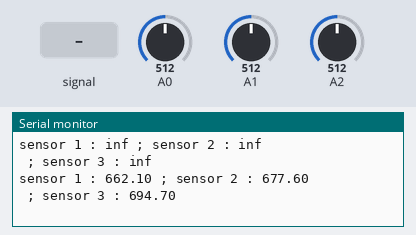
Simulated run of this sketch. Board: Arduino Uno, built with avr-gcc and run on an emulated ATmega328P. On the bench: the last lines printed to the serial monitor. The test bench sets the inputs (shaded band); at power-on: A0 = 512, A1 = 512, A2 = 512.

Above: at 11.2 s.
11.3 s: A0 fed a 200 Hz sine of ±81 counts around its level
12.8 s: A0 set to 716
At 13.8 s:
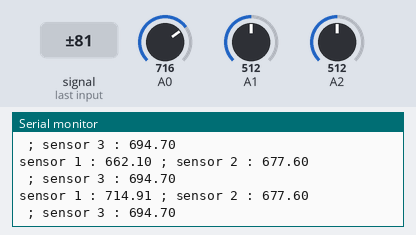
14.3 s: A1 set to 716
At 15.6 s:
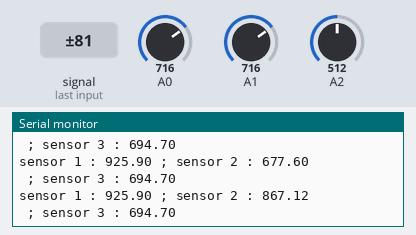
15.8 s: A2 set to 716
At 16.4 s:
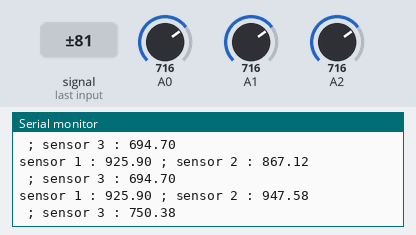
17.3 s: A0 set to 900
At 18.6 s:
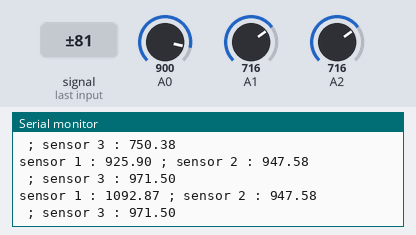
18.8 s: A1 set to 900
At 19.8 s:
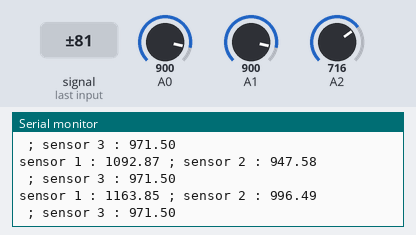
Timing chart, 0 to 21.3 s (numbered marks = the images above; inputs shaded):
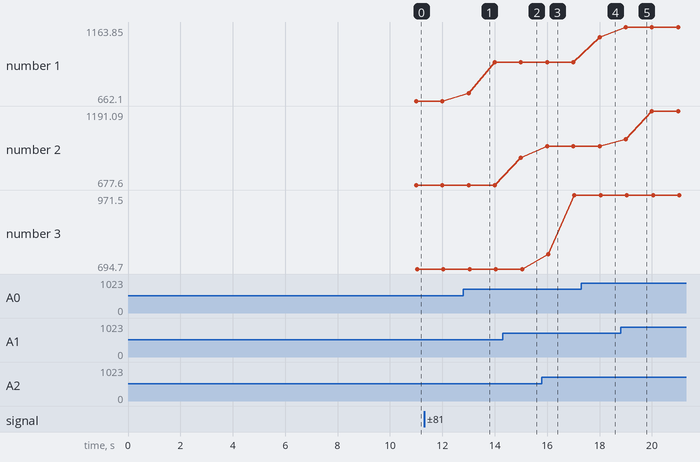

Measured:
- after the input at 12.8 s, the serial monitor: prints a new line after 0.20 s (image 1)
- after the input at 14.3 s, the serial monitor: prints a new line after 0.70 s (image 2)
- after the input at 15.8 s, the serial monitor: prints a new line after 0.24 s (image 3)
- after the input at 17.3 s, the serial monitor: prints a new line after 0.70 s (image 4)
- after the input at 18.8 s, the serial monitor: prints a new line after 0.20 s (image 5)
- plotted number 1: 662.1 → 925.9 after the input at 12.8 s, 925.9 → 1092.87 after the input at 17.3 s
- plotted number 2: 677.6 → 867.12 after the input at 14.3 s, 947.58 → 1191.09 after the input at 18.8 s
- plotted number 3: 694.7 → 971.5 after the input at 15.8 s

The sketch:

sensorCalibration.ino
```cpp
#include <MsTimer2.h>

double sensor1[30];
double sensor2[30];
double sensor3[30];
int counter = 0;
int aktif=0;
int n=0;

void setup() {
  Serial.begin(9600);
  //interrupts
  MsTimer2::set(1000, active);
  MsTimer2::start();
  delay(10000);
  sensor1[n]=0;
  sensor2[n]=0;
  sensor3[n]=0;
}

void loop() {
 if(n<30){
  if(aktif==1){
    sensor1[n]=((sensor1[n]*1000/1024)*1.3242-4.9094)/counter;
    sensor2[n]=((sensor2[n]*1000/1024)*1.3552-9.5246)/counter;
    sensor3[n]=((sensor3[n]*1000/1024)*1.3894+3.8677)/counter;
    Serial.print("sensor 1 : "); Serial.print(sensor1[n]);
    Serial.print(" ; sensor 2 : "); Serial.println(sensor2[n]);
    Serial.print(" ; sensor 3 : "); Serial.println(sensor3[n]);
    counter=0;
    aktif=0;
    ++n;
    sensor1[n]=0;
  sensor2[n]=0;
  sensor3[n]=0;
  }
  else{
    tesLight();
  }
}
else{
  Serial.println("DATA COMPLETED");
  Serial.println("Sensor 1");
  for(int i=0;i<n;i++){
    Serial.println(sensor1[i]);
  }
  Serial.println("");
   Serial.println("Sensor 2");
  for(int i=0;i<n;i++){
    Serial.println(sensor2[i]);
  }
  Serial.println("");
   Serial.println("Sensor 3");
  for(int i=0;i<n;i++){
    Serial.println(sensor3[i]);
  }
  delay(120000);
}

}


void tesLight(){
  counter++;
  sensor1[n]+=(double)analogRead(A0);
  sensor2[n]+=(double)analogRead(A1);
  sensor3[n]+=(double)analogRead(A2);
  //Serial.println(analogRead(A0));
}


  void active(){
    aktif=1;
  }
```
